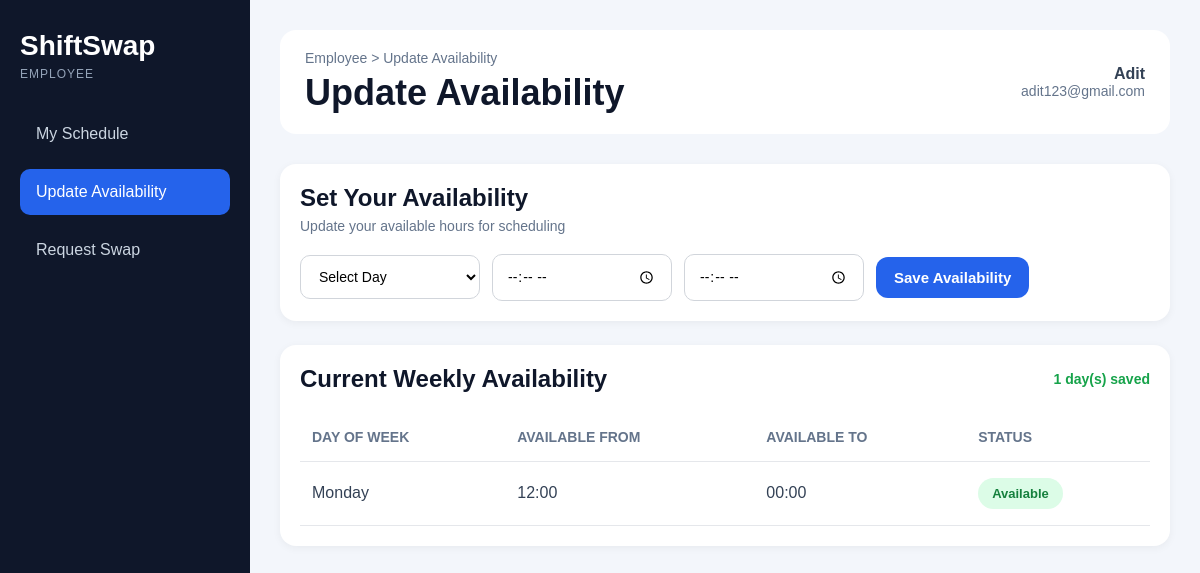
Page /update-availability (signed in) on the committed database.
### tables this page shows
CREATE TABLE availability (
    id INTEGER PRIMARY KEY AUTOINCREMENT,
    employee_id INTEGER,
    day TEXT,
    from_time TEXT,
    to_time TEXT,
    status TEXT,
    FOREIGN KEY (employee_id) REFERENCES employees(id)
);

### app.py (the view)
@app.route("/update-availability")
def update_availability():
    if session.get("role") != "employee":
        return redirect(url_for("home"))
    employee_id = session["employee_id"]
    conn = get_db_connection()
    availability = conn.execute("""
        SELECT * FROM availability
        WHERE employee_id = ?
        ORDER BY id DESC
    """, (employee_id,)).fetchall()
    conn.close()
    return render_template("update-availability.html", availability=availability)

### app.py (called while the page is built)
def get_db_connection():
    conn = sqlite3.connect("database.db")
    conn.row_factory = sqlite3.Row
    return conn

### templates/update-availability.html (shortened to what this page needs)
<!DOCTYPE html>
<html lang="en">
<head>
  <link rel="stylesheet" href="{{ url_for('static', filename='style.css') }}">
</head>
<body>
  <div class="dashboard-layout">
    <aside class="sidebar">
      <div class="sidebar-logo">
        <h2>ShiftSwap</h2>
        <p>EMPLOYEE</p>
      </div>
      <nav class="sidebar-nav">
        <a href="/employee-dashboard">My Schedule</a>
        <a href="/update-availability" class="active">Update Availability</a>
        <a href="/request-swap">Request Swap</a>
      </nav>
    </aside>
    <main class="main-content">
      <div class="topbar">
        <div>
          <p class="breadcrumb">Employee > Update Availability</p>
          <h1>Update Availability</h1>
        </div>
        <div class="user-box">
          <strong>{{ session.get('name', 'User') }}</strong>
          <span>{{ session.get('email', 'No email') }}</span>
        </div>
      </div>
      <div class="table-card" style="margin-bottom: 24px;">
        <div class="employee-header" style="margin-bottom: 20px;">
          <div>
            <h2 style="margin-bottom: 6px;">Set Your Availability</h2>
            <p style="color: #64748b; font-size: 14px;">
              Update your available hours for scheduling
            </p>
          </div>
        </div>
        <form action="/save-availability" method="POST" class="availability-form">
          <select name="day" required>
            <option value="">Select Day</option>
          </select>
          <input type="time" name="from_time" required />
          <input type="time" name="to_time" required />
          <button type="submit" class="primary-btn">Save Availability</button>
        </form>
      </div>
      <div class="table-card">
        <div class="employee-header" style="margin-bottom: 20px;">
          <div>
            <h2>Current Weekly Availability</h2>
          </div>
          <div style="color: #16a34a; font-weight: 600; font-size: 14px;">
            {{ availability|length }} day(s) saved
          </div>
        </div>
        <table class="schedule-table">
          <thead>
            <tr>
              <th>Day of Week</th>
              <th>Available From</th>
              <th>Available To</th>
              <th>Status</th>
            </tr>
          </thead>
          <tbody>
            {% if availability %}
              {% for row in availability %}
              <tr>
                <td>{{ row.day }}</td>
                <td>{{ row.from_time }}</td>
                <td>{{ row.to_time }}</td>
                <td>
                  {% if row.status == "Available" %}
                    <span class="status approved">Available</span>
                  {% else %}
                    <span class="status pending">{{ row.status }}</span>
                  {% endif %}
                </td>
              </tr>
              {% endfor %}
            {% else %}
              <tr>
                <td colspan="4" style="text-align: center; padding: 20px;">
                  No availability set yet.
                </td>
              </tr>
            {% endif %}
          </tbody>
        </table>
      </div>
    </main>
  </div>
</body>
</html>

### static/style.css (style rules this page uses)
* { margin: 0; padding: 0; box-sizing: border-box; font-family: Arial, sans-serif; }
body { background-color: #f5f7fb; }
.dashboard-layout { display: flex; min-height: 100vh; background-color: #f3f6fb; }
.sidebar { width: 250px; background-color: #0f172a; color: white; padding: 30px 20px; }
.sidebar-logo h2 { font-size: 28px; margin-bottom: 5px; }
.sidebar-logo p { font-size: 12px; color: #94a3b8; letter-spacing: 1px; margin-bottom: 30px; }
.sidebar-nav { display: flex; flex-direction: column; gap: 12px; }
.sidebar-nav a { text-decoration: none; color: #cbd5e1; padding: 14px 16px; border-radius: 10px; transition: 0.3s; }
.sidebar-nav a:hover, .sidebar-nav a.active { background-color: #2563eb; color: white; }
.main-content { flex: 1; padding: 30px; }
.topbar { display: flex; justify-content: space-between; align-items: center; margin-bottom: 30px; background-color: white; padding: 20px 25px; border-radius: 16px; }
.breadcrumb { color: #64748b; font-size: 14px; margin-bottom: 6px; }
.topbar h1 { font-size: 36px; color: #0f172a; }
.user-box { display: flex; flex-direction: column; text-align: right; color: #334155; }
.user-box span { font-size: 14px; color: #64748b; }
.light-btn, .primary-btn, .delete-btn { border: none; border-radius: 12px; padding: 12px 18px; cursor: pointer; font-size: 15px; font-weight: 600; }
.primary-btn { background-color: #2563eb; color: white; }
.table-card { background-color: white; border-radius: 16px; padding: 20px; box-shadow: 0 2px 8px rgba(0, 0, 0, 0.05); overflow-x: auto; }
.schedule-table { width: 100%; border-collapse: collapse; }
.schedule-table th, .schedule-table td { text-align: left; padding: 16px 12px; border-bottom: 1px solid #e5e7eb; }
.schedule-table th { color: #64748b; font-size: 14px; text-transform: uppercase; }
.schedule-table td { color: #334155; }
.status { display: inline-block; padding: 8px 14px; border-radius: 999px; font-size: 13px; font-weight: 600; }
.status.approved { background-color: #dcfce7; color: #15803d; }
.employee-header { display: flex; justify-content: space-between; align-items: center; margin-bottom: 18px; }
.employee-header h2 { color: #0f172a; }
.availability-form { display: flex; gap: 12px; flex-wrap: wrap; }
.availability-form select, .availability-form input { padding: 12px; border-radius: 10px; border: 1px solid #d1d5db; }
.availability-form { display: flex; gap: 12px; flex-wrap: wrap; align-items: center; }
.availability-form select, .availability-form input { min-width: 180px; padding: 12px 14px; border-radius: 10px; border: 1px solid #d1d5db; font-size: 14px; background-color: white; }
.table-card { margin-bottom: 24px; }

### rows in the picture
availability: day "Monday", from_time "12:00", to_time "00:00", status "Available"

### other values in the picture
{{ session.get('name', 'User') }} "Adit"
{{ session.get('email', 'No email') }} "adit123@gmail.com"
{{ availability|length }} "1"
